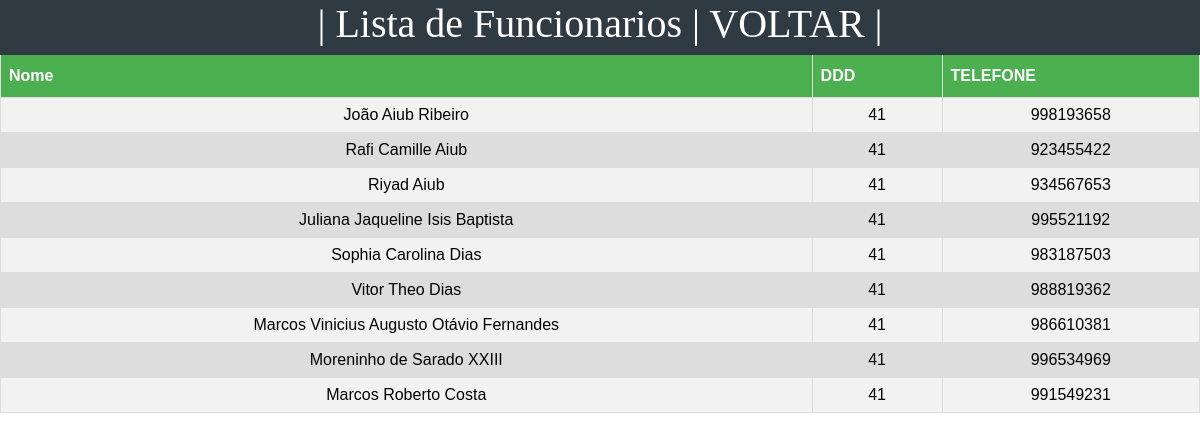
The app's page /funcionario/listar/listar1.php with its own data.
### tables this page shows
CREATE TABLE IF NOT EXISTS `funcionario` (
  `Senha` varchar(32) NOT NULL,
  `CodEnd` bigint(20) NOT NULL,
  `CodTel` int(60) NOT NULL,
  `Cpf` bigint(11) NOT NULL,
  `CodFunc` int(60) NOT NULL AUTO_INCREMENT,
  `Pis` bigint(11) NOT NULL,
  `RG` bigint(10) NOT NULL,
  `CodCargo` varchar(30) NOT NULL,
  `Nome` varchar(60) NOT NULL,
  `DataNasc` date NOT NULL,
  PRIMARY KEY (`CodFunc`),
  KEY `fk_CodEndFunc` (`CodEnd`),
  KEY `fk_CodTelFunc` (`CodTel`),
  KEY `fk_CodCargoFunc` (`CodCargo`)
);

CREATE TABLE IF NOT EXISTS `telefone` (
  `Telefone` int(9) NOT NULL,
  `Ddd` int(2) NOT NULL,
  `CodTel` int(11) NOT NULL AUTO_INCREMENT,
  PRIMARY KEY (`CodTel`)
);

### funcionario/listar/listar1.php (the view, shortened to what this page needs)
<!DOCTYPE html>
<html>
<head>
<link rel="stylesheet" href="../../css/estilo_triagem2.css"/>
</head>
<body>
	<div class="barra">| Lista de Funcionarios |<a class="link" href="../triagem.php"> VOLTAR |</a> </div>
	<table border class="customers">
	<tr>
		<th>Nome</th>
		<th>DDD</th>
		<th>TELEFONE</th>
	</tr>
	<?php
		$conexao = new mysqli("127.0.0.1", "root", "", "chute_e_gol");
		$conexao->set_charset("utf8");
		$sql = "SELECT funcionario.CodFunc,funcionario.Nome,
		funcionario.Cpf, funcionario.RG,funcionario.Pis,
		telefone.Ddd, telefone.Telefone, cargo.Cargo,
		endereco.Tipo, endereco.Lougradouro,endereco.Num,
		endereco.Complemento,endereco.Bairro,endereco.Cidade,
		endereco.UF,endereco.Cep
		FROM `funcionario`,`telefone`,`cargo`,`endereco`
		WHERE endereco.CodEnd=funcionario.CodEnd and telefone.CodTel =funcionario.CodTel
		AND cargo.CodCargo = funcionario.CodCargo ORDER BY funcionario.CodFunc";
		$result = $conexao->query($sql);
		if ($result->num_rows > 0)
		{
			while ($linha = $result->fetch_assoc())
			{
				echo "<tr>";
				echo "<td>".$linha["Nome"]."</td>";
				echo "<td>".$linha["Ddd"]."</td>";
				echo "<td>".$linha["Telefone"]."</td>";
				echo "</tr>";
			}
		} else
		{
			echo "Sem resultados";
		}
	?>
	</table>
</body>
</html>

### css/estilo_triagem2.css (style rules this page uses)
.barra { background-color: #303a43; position: absolute; top: 0; left: 0; right: 0; height: 55px; font-size: 40px; font-family: american captain; text-align: center; color: #ffffff; }
.link { color: #FFFFFF; text-decoration: none; }
.customers { font-family: Arial, Helvetica, sans-serif; border-collapse: collapse; width: 100%; text-align: center; }
.customers td, .customers th { border: 1px solid #ddd; padding: 8px; }
.customers tr:nth-child(even) { background-color: #f2f2f2; }
.customers tr:nth-child(odd) { background-color: #ddd; }
.customers th { padding-top: 12px; padding-bottom: 12px; text-align: left; background-color: #4CAF50; color: white; }

### records on screen
funcionario: Nome "João Aiub Ribeiro", CodTel.Ddd "41", CodTel.Telefone "998193658"
funcionario: Nome "Rafi Camille Aiub", CodTel.Ddd "41", CodTel.Telefone "923455422"
funcionario: Nome "Riyad Aiub", CodTel.Ddd "41", CodTel.Telefone "934567653"
funcionario: Nome "Juliana Jaqueline Isis Baptista", CodTel.Ddd "41", CodTel.Telefone "995521192"
funcionario: Nome "Sophia Carolina Dias", CodTel.Ddd "41", CodTel.Telefone "983187503"
funcionario: Nome "Vitor Theo Dias", CodTel.Ddd "41", CodTel.Telefone "988819362"
funcionario: Nome "Marcos Vinicius Augusto Otávio Fernandes", CodTel.Ddd "41", CodTel.Telefone "986610381"
funcionario: Nome "Moreninho de Sarado XXIII", CodTel.Ddd "41", CodTel.Telefone "996534969"
funcionario: Nome "Marcos Roberto Costa", CodTel.Ddd "41", CodTel.Telefone "991549231"
